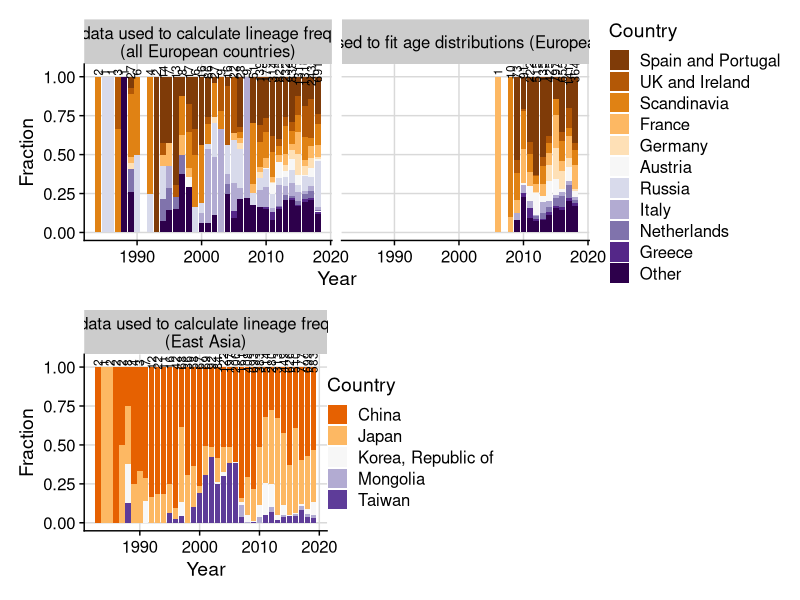
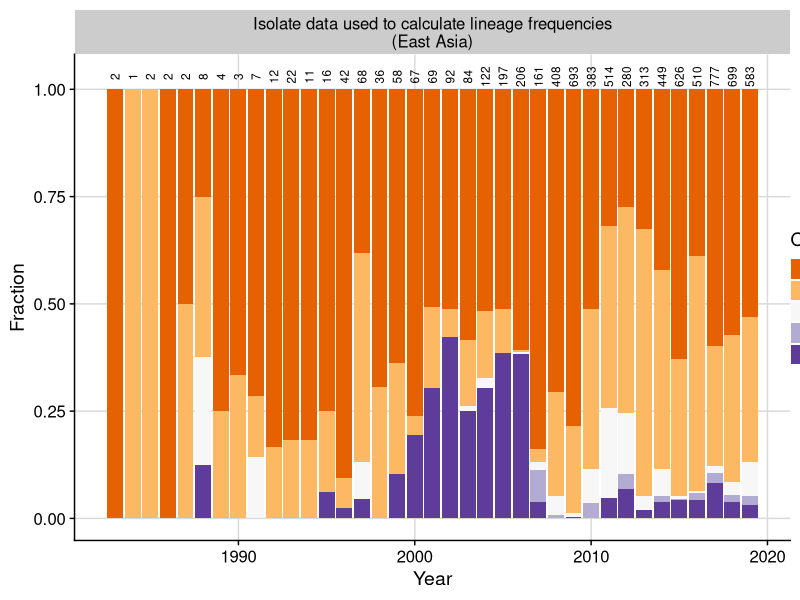
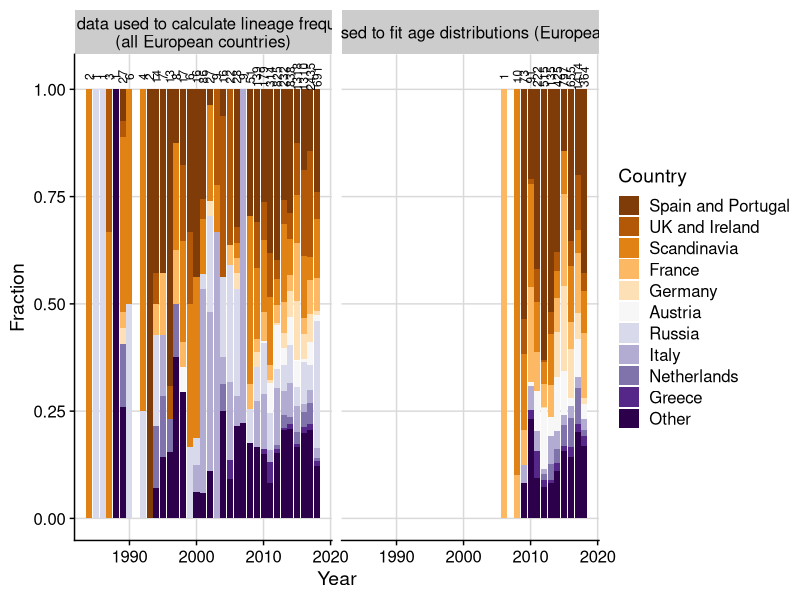

The R script that drew these images, in order: (Note: this script raises an error after producing the figures.)
library(dplyr)
library(tidyr)
library(readr)
library(ggplot2)
library(cowplot)
library(patchwork)
theme_set(theme_cowplot())


isolate_distribution_eu_linfreqs <- read_csv('../results/processed_data/europe_lineage_freq_isolate_distribution.csv')
isolate_distribution_eu_agedist <- read_csv('../results/processed_data/europe_age_dist_isolate_distribution.csv')

isolate_distribution_east_asia_linfreqs <- read_csv('../results/processed_data/east_asia_lineage_freq_isolate_distribution.csv')

isolate_distribution_eu <- bind_rows(isolate_distribution_eu_linfreqs,
          isolate_distribution_eu_agedist) %>%
  mutate(country_group = case_when(
    country %in% c('Spain','Portugal') ~ 'Spain and Portugal',
    country %in% c('United Kingdom', 'Ireland') ~ 'UK and Ireland',
    country == 'Russian Federation' ~ 'Russia',
    country == 'France' ~ 'France',
    country == 'Italy' ~ 'Italy',
    country == 'Germany' ~ 'Germany',
    country == 'Austria' ~ 'Austria',
    country %in% c('Sweden','Norway','Dernmark', 'Finland') ~ 'Scandinavia',
    country == 'Netherlands' ~ 'Netherlands',
    country == 'Greece' ~ 'Greece',
    TRUE ~ 'Other')) 


country_levels <- as.character(isolate_distribution_eu %>%
  group_by(country_group) %>%
  summarise(total_country_group_isolates = sum(n_isolates)) %>%
  arrange(desc(total_country_group_isolates)) %>%
  filter(country_group != 'Other') %>%
  pull(country_group))

country_levels <- c(country_levels,'Other')

isolate_distribution_eu <- isolate_distribution_eu  %>%
  mutate(country_group = factor(country_group, levels = country_levels))

year_totals_eu <- isolate_distribution_eu %>%
  select(year, total_isolates, data_type) %>%
  unique()

isolate_distribution_eu_pl <- isolate_distribution_eu %>%
  ggplot(aes(x = year, y = fraction)) +
  geom_col(aes(fill = country_group)) +
  facet_wrap('data_type') +
  geom_text(data = year_totals_eu, aes(x = year, y = 1.03, label = total_isolates),
            angle = 90, size = 3,show.legend = F) +
  background_grid() +
  scale_fill_brewer(name = 'Country', type = 'div',
                    palette = 4) +
  xlab('Year') +
  ylab('Fraction')



year_totals_east_asia <- isolate_distribution_east_asia_linfreqs %>%
  select(year, total_isolates) %>% unique()


isolate_distribution_east_asia_pl <- isolate_distribution_east_asia_linfreqs %>%
  ggplot(aes(x = year, y = fraction)) +
  geom_col(aes(fill = country)) +
  facet_wrap('data_type') +
  geom_text(data = year_totals_east_asia, aes(x = year, y = 1.03, label = total_isolates),
            angle = 90, size = 3,show.legend = F) +
  background_grid() +
  scale_fill_brewer(name = 'Country', type = 'div',
                    palette = 4) +
  xlab('Year') +
  ylab('Fraction') +
  theme(legend.position = c(1,0.5)) 


combined_plot <- (isolate_distribution_eu_pl) / 
  (isolate_distribution_east_asia_pl  | plot_spacer())


save_plot('../figures/isolate_data_by_country_EU_east_asia.pdf',
          combined_plot, 
          base_height = 10.5, base_width = 16)
          
